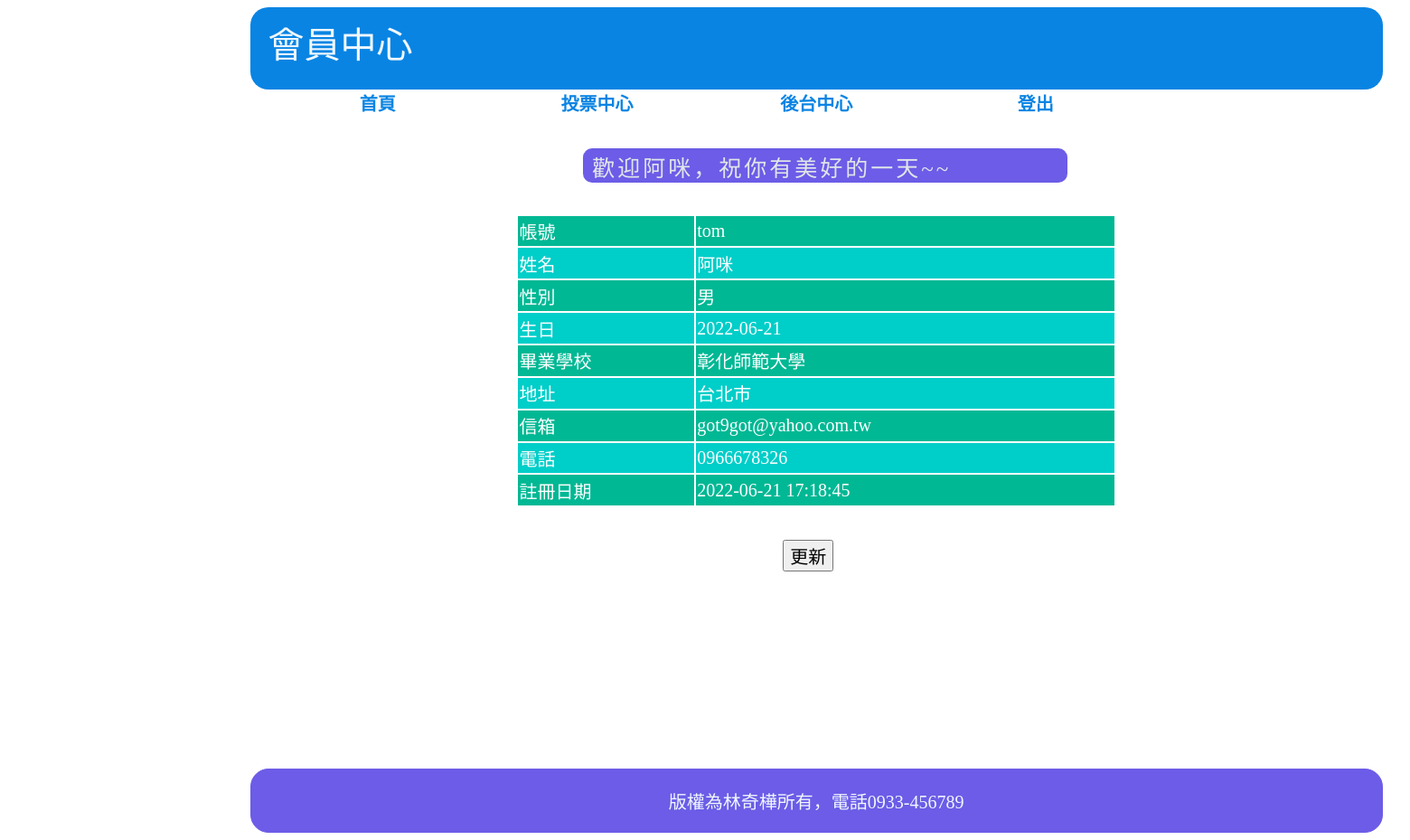
/front/member_center.php (signed in), run on the app's committed database.
### tables this page shows
CREATE TABLE `users` (
  `id` int(11) UNSIGNED NOT NULL,
  `acc` varchar(12) NOT NULL,
  `pw` varchar(32) NOT NULL COMMENT '密碼',
  `name` varchar(12) NOT NULL,
  `gender` tinyint(1) UNSIGNED NOT NULL,
  `birthday` date NOT NULL,
  `eduction` varchar(32) NOT NULL,
  `addr` varchar(64) NOT NULL,
  `idcard` varchar(12) NOT NULL,
  `e-mail` varchar(64) NOT NULL,
  `phone` varchar(12) NOT NULL,
  `passnote` varchar(12) NOT NULL,
  `reg_date` datetime NOT NULL,
  `update_date` date NOT NULL
);

### front/member_center.php (the view, shortened to what this page needs)
<!DOCTYPE html>
<html lang="en">
<head>
    <link rel="stylesheet" href="../css/body.css">
</head>
<body>
    <div id="header">
        <div>會員中心</div>
        <nav>
            <a href="../index.php">首頁</a>
            <?php
            include "../login/connect.php";
            if (isset($_SESSION)) {
                if ($_SESSION['id'] <= 3) {
                    echo   "<a href='./vote_center.php'>投票中心</a>";
                    echo   "<a href='../back/back.php'>後台中心</a>";
                } else {
                    echo   "<a href='./vote_center.php'>投票中心</a>";
                }
            }
            if (isset($_SESSION['user'])) {
            ?>
                <a href="../login/logout.php">登出</a>
            <?php
            } else {
            ?>
                <a href="../login/login.php">登入</a>
            <?php
            }
            ?>
        </nav>
    </div>
    <?php
    $sql = "select * from `users` where acc='{$_SESSION['user']}'";
    $user = $pdo->query($sql)->fetch(PDO::FETCH_ASSOC);
    ?>
    <div id="content">
        <div id="ask">歡迎<?= $user['name']; ?>，祝你有美好的一天~~</div>
        <table>
            <?php
            echo "<tr><td>帳號</td><td>{$user['acc']}</td></tr>";
            echo "<tr><td>姓名</td><td>{$user['name']}</td></tr>";
            if ($user['gender'] == 0) {
                $gender = '男';
            } else {
                $gender = '女';
            }
            echo "<tr><td>性別</td><td id='gender'>{$gender}</td></tr>";
            echo "<tr><td>生日</td><td>{$user['birthday']}</td></tr>";
            echo "<tr><td>畢業學校</td><td>{$user['eduction']}</td></tr>";
            echo "<tr><td>地址</td><td>{$user['addr']}</td></tr>";
            echo "<tr><td>信箱</td><td>{$user['e-mail']}</td></tr>";
            echo "<tr><td>電話</td><td>{$user['phone']}</td></tr>";
            echo "<tr><td>註冊日期</td><td>{$user['reg_date']}</td></tr>";
            ?>
        </table>
        <br>
        <div id="list">
            <form action="./edit.php" method="post">
                <input class="btn_update" type="submit" value="更新" id="update">
            </form>
        </div>
    </div>
    <?php
   include "../back/footer.php";
   ?>
</body>
</html>

### css/body.css (style rules this page uses)
body { display: grid; width: 1880px; height: 913px; grid-template-columns: repeat(21,calc(100% / 21 )); grid-template-rows: repeat(15,1fr); }
#header { display: grid; grid-template-columns: repeat(3,1fr); grid-template-rows: repeat(2,1fr) 0.5fr; grid-column: 4/18; grid-row: 1/3; }
#header>div { width: calc(100% - 40px); height: calc(100% - 20px); background-color: #0984e3; color: aliceblue; border-radius:20px; font-size: 40px; padding:10px 20px; grid-column: 1/4; grid-row: 1/3; }
#header>nav { padding:0 20px; text-align: center; display: grid; grid-template-columns: repeat(5,1fr); grid-column: 1/4; grid-row: 3/4; }
#header>nav>a { grid-column: 1 1 1 1 1; background-color: white; color: #0984e3; border-radius:0 0 50px 50px ; text-decoration:none; font-size: 20px; font-weight: bold; }
#content { display: grid; width: 100%; grid-template-columns: repeat(17,calc(100% / 17)); grid-template-rows: repeat(20,1fr); grid-column: 4/18; grid-row: 3/15; }

### front/member_center.php (style rules this page uses)
#content>#ask { padding:0 10px; font-size: 25px; letter-spacing:3px; grid-column: 6/13; grid-row: 2/3; border-radius: 10px; overflow: hidden; background: #6c5ce7; border-top: 2px solid #6c5ce7; animation: expand 1s forwards ease-in-out; color:#dfe6e9; }
#content>table { font-size: 20px; grid-column: 5/14; grid-row: 4/13; }
.odd { border: 1px solid #fd79a8; background-color: #fd79a8; color: white; }
.even { border: 1px solid #e84393; background-color: #e84393; color: white; }
#content>#list { grid-column: 9/10; grid-row: 14/15; }
#update { font-size: 20px; }

### data on the page
users: name "阿咪", acc "tom", gender "男", birthday "2022-06-21", eduction "彰化師範大學", addr "台北市", value "got9got@yahoo.com.tw", phone "0966678326", reg_date "2022-06-21 17:18:45"
